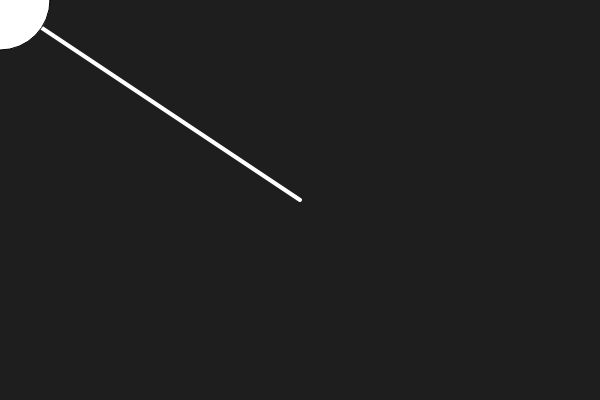
Frame 1 (no input)
Frame 60 (no input): identical to frame 1, image omitted
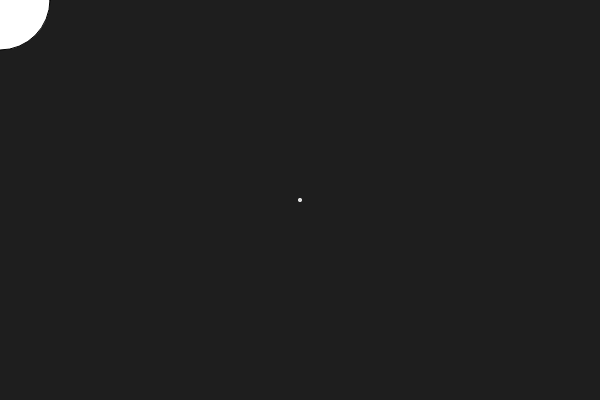
Frame 120 (the mouse pressed at the canvas centre since frame 60)

The p5.js sketch that drew these frames (run headless with seeded random() and noise() and a simulated clock; from frame 60 on, the mouse is pressed at the canvas centre):

// p5.js sketch
// ── sketch.js
let mouseVector;
let centerVector;

function setup() {
    // Runs once
    createCanvas(600, 400); // width, height

    centerVector = createVector(width/2, height/2);
}

function draw() {
    // Runs every frame (default ~60 fps)
    background(30);

    mouseVector = createVector(mouseX, mouseY);

    // Here we want to scale the vector from the center to the mouse
    // not the direct, mouseVector
    const displayVector = p5.Vector.sub(mouseVector, centerVector);
    const scaledVector = p5.Vector.mult(displayVector, 2);
    
    // for the rendering purpose, we need to translate all two vectors
    // to the center poistion, below push(), translate(), pop() does it
    // the translation only works between push() & pop()
    push();
    translate(centerVector.x, centerVector.y);

    stroke(255);
    strokeWeight(4);
    line(0, 0, displayVector.x, displayVector.y);

    stroke(100);
    strokeWeight(1);
    line(displayVector.x, displayVector.y, scaledVector.x, scaledVector.y);

    pop();

    // See. this cicle is still rendered on the top, left as usual.
    // So, no translate is afffecred after the pop()
    circle(0, 0, 100);
}
